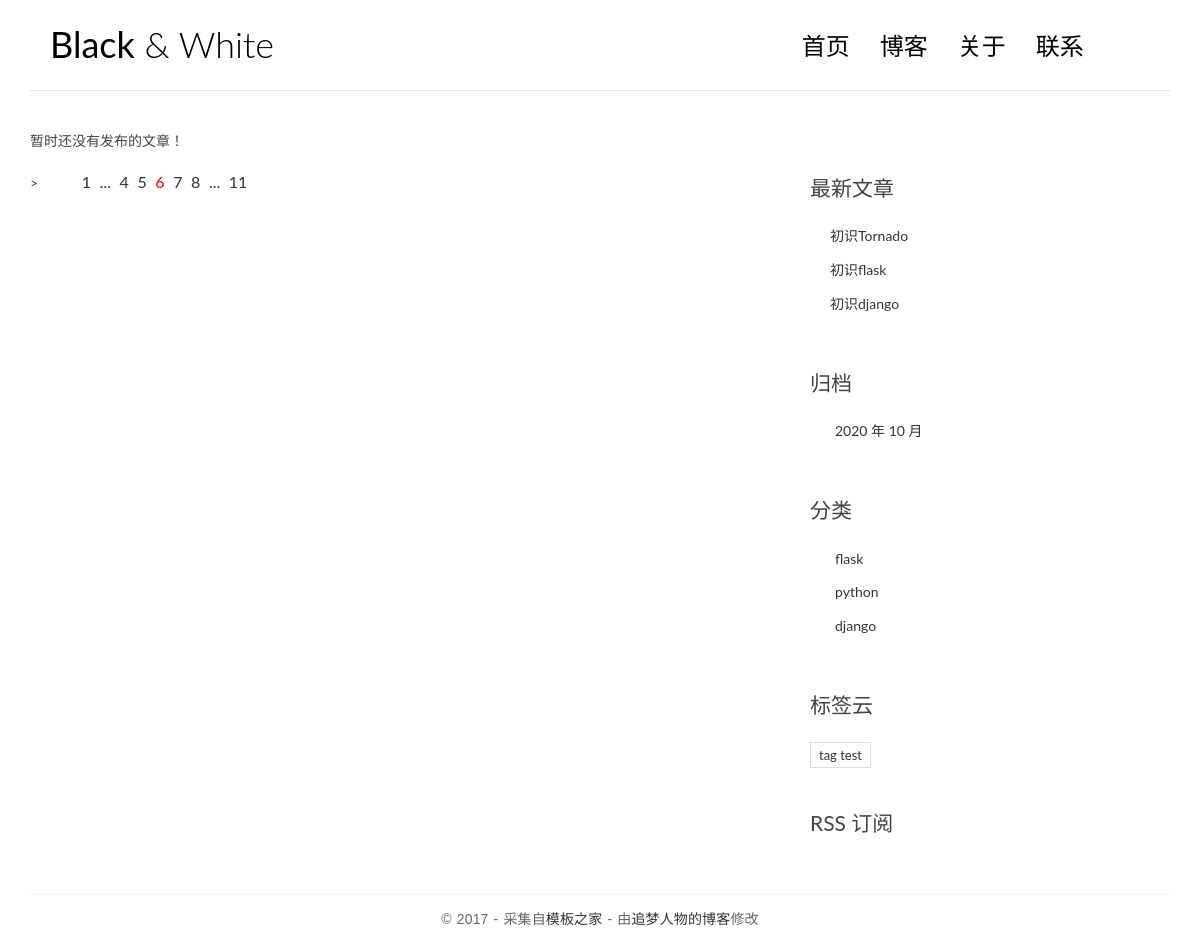
Page /tags/1/ on the committed database.
### blog/models.py (models this page shows, shortened)
class Post(models.Model):
    title = models.CharField('标题', max_length=70)
    body = models.TextField('正文')
    created_time = models.DateTimeField('创建时间', default=timezone.now)
    modified_time = models.DateTimeField('修改时间')
    excerpt = models.CharField('摘要', max_length=200, blank=True)
    """
    这是分类与标签，分类与标签的模型我们已经定义在上面。
    我们在这里把文章对应的数据库表和分类、标签对应的数据库表关联了起来，但是关联形式稍微有点不同。
    我们规定一篇文章只能对应一个分类，但是一个分类下可以有多篇文章，所以我们使用的是 ForeignKey，即一对多的关联关系。
    且自 django 2.0 以后，ForeignKey 必须传入一个 on_delete 参数用来指定当关联的数据被删除时，被关联的数据的行为，
    我们这里假定当某个分类被删除时，该分类下全部文章也同时被删除，因此使用 models.CASCADE 参数，意为级联删除。
    而对于标签来说，一篇文章可以有多个标签，同一个标签下也可能有多篇文章，所以我们使用 ManyToManyField，表明这是多对多的关联关系。
    同时我们规定文章可以没有标签，因此为标签 tags 指定了 blank=True。
    """
    category = models.ForeignKey(Category, verbose_name='分类', on_delete=models.CASCADE)
    tags = models.ManyToManyField(Tag, verbose_name='标签', blank=True)
    """
    文章作者，这里 User 是从 django.contrib.auth.models 导入的。django.contrib.auth 是 django 内置的应用，
    专门用于处理网站用户的注册、登录等流程，User 是 django 为我们已经写好的用户模型。这里我们通过 ForeignKey 把文章和 User 关联了起来。
    因为我们规定一篇文章只能有一个作者，而一个作者可能会写多篇文章，因此这是一对多的关联关系，和 Category 类似。
    """
    author = models.ForeignKey(User, verbose_name='作者', on_delete=models.CASCADE)
    class Meta:
        verbose_name = '文章'
        verbose_name_plural = verbose_name
    def get_absolute_url(self):
        return reverse('blog:detail', kwargs={'pk': self.pk})

class Category(models.Model):
    name = models.CharField(max_length=100)
    class Meta:
        verbose_name = '分类'
        verbose_name_plural = verbose_name

class Tag(models.Model):
    name = models.CharField(max_length=100)
    class Meta:
        verbose_name = '标签'
        verbose_name_plural = verbose_name

### blog/views.py (the view)
# urls.py: path('tags/<int:pk>/', views.tag, name='tag'),
def tag(request, pk):
    t = get_object_or_404(Tag, pk=pk)
    post_list = Post.objects.filter(tags=t).order_by('-created_time')
    return render(request, 'blog/index.html', context={'post_list': post_list})

### blog/templatetags/blog_extras.py (called while the page is built)
@register.inclusion_tag('blog/inclusions/_recent_posts.html', takes_context=True)
def show_recent_posts(context, num=5):
    return {
        'recent_post_list': Post.objects.all().order_by('-created_time')[:num],
    }

@register.inclusion_tag('blog/inclusions/_archives.html', takes_context=True)
def show_archives(context):
    return {
        'date_list': Post.objects.dates('created_time', 'month', order='DESC'),
    }

@register.inclusion_tag('blog/inclusions/_categories.html', takes_context=True)
def show_categories(context):
    return {
        'category_list': Category.objects.all(),
    }

@register.inclusion_tag('blog/inclusions/_tags.html', takes_context=True)
def show_tags(context):
    return {
        'tag_list': Tag.objects.all(),
    }

### templates/blog/index.html
{% extends 'base.html' %}
{% block main %}
    {% for post in post_list %}
        <article class="post post-{{ post.pk }}">
            <header class="entry-header">
                <h1 class="entry-title">
                    <a href="{{ post.get_absolute_url }}">{{ post.title }}</a>
                </h1>
                <div class="entry-meta">
                    <span class="post-category"><a href="#">{{ post.category.name }}</a></span>
                    <span class="post-date"><a href="#"><time class="entry-date"
                                                              datetime="{{ post.created_time }}">{{ post.created_time }}</time></a></span>
                    <span class="post-author"><a href="#">{{ post.author }}</a></span>
                    <span class="comments-link"><a href="#">4 评论</a></span>
                    <span class="views-count"><a href="#">588 阅读</a></span>
                </div>
                    </header>
                    <div class="entry-content clearfix">
                        <p>{{ post.excerpt }}</p>
                        <div class="read-more cl-effect-14">
                            <a href="{{ post.get_absolute_url }}" class="more-link">继续阅读 <span class="meta-nav">→</span></a>
                        </div>
                    </div>
                </article>
            {% empty %}
                <div class="no-ost">暂时还没有发布的文章！</div>>
            {% endfor %}
                <div class="pagination">
                    <ul>
                        <li><a href="">1</a></li>
                        <li><a href="">...</a></li>
                        <li><a href="">4</a></li>
                        <li><a href="">5</a></li>
                        <li class="current"><a href="">6</a></li>
                        <li><a href="">7</a></li>
                        <li><a href="">8</a></li>
                        <li><a href="">...</a></li>
                        <li><a href="">11</a></li>
                    </ul>
                </div>
{% endblock main %}

### templates/blog/inclusions/_recent_posts.html
<div class="widget widget-recent-posts">
  <h3 class="widget-title">最新文章</h3>
  <ul>
    {% for post in recent_post_list %}
      <li>
        <a href="{{ post.get_absolute_url }}">{{ post.title }}</a>
      </li>
    {% empty %}
      暂无文章！
    {% endfor %}
  </ul>
</div>

### templates/blog/inclusions/_categories.html
<div class="widget widget-category">
  <h3 class="widget-title">分类</h3>
  <ul>
    {% for category in category_list %}
      <li>
        <a href="{% url 'blog:category' category.pk %}">{{ category.name }}</a>
      </li>
    {% endfor %}
  </ul>
</div>

### templates/blog/inclusions/_tags.html
<div class="widget widget-tag-cloud">
  <h3 class="widget-title">标签云</h3>
  <ul>
    {% for tag in tag_list %}
      <li>
        <a href="{% url 'blog:tag' tag.pk %}">{{ tag.name }}</a>
      </li>
    {% empty %}
      暂无标签！
    {% endfor %}
  </ul>
</div>

### blog/static/blog/css/custom.css (style rules this page uses)
* { outline: none; }
h1, h2, h3, h4, h5, h6 { margin-top: 0; }
a { color: #333; }
body { color: #444; font-family: 'Lato', sans-serif; }
.widget { background: #fff; padding: 30px 0 0; }
.widget-title { font-size: 1.5em; margin-bottom: 20px; line-height: 1.6; padding: 10px 0 0; font-weight: 400; }
.widget-recent-posts ul { padding: 0; margin: 0; padding-left: 20px; }
.widget-recent-posts ul li { list-style-type: none; position: relative; line-height: 170%; margin-bottom: 10px; }
.widget-recent-posts ul li::before { content: '\f3d3'; font-family: "Ionicons"; position: absolute; left: -17px; top: 3px; font-size: 16px; color: #000; }
.widget-category ul { padding: 0; margin: 0; padding-left: 25px; }
.widget-category ul li { list-style-type: none; position: relative; line-height: 170%; margin-bottom: 10px; }
.widget-category ul li::before { content: '\f3fe'; font-family: "Ionicons"; position: absolute; left: -25px; top: 1px; font-size: 18px; color: #000; }
.widget-tag-cloud ul { padding: 0; margin: 0; margin-right: -10px; }
.widget-tag-cloud ul li { list-style-type: none; font-size: 13px; display: inline-block; margin-right: 10px; margin-bottom: 10px; padding: 3px 8px; border: 1px solid #ddd; }
.pagination ul { list-style: none; }
.pagination ul li { display: inline-block; font-size: 16px; margin-right: 5px; }
.current a { color: red; }

### rows in the picture
Post: title "初识Tornado"
Post: title "初识flask"
Post: title "初识django"
Category: name "flask"
Category: name "python"
Category: name "django"
Tag: name "tag test"

### other values in the picture
{{ date.year }} "2020"
{{ date.month }} "10"
